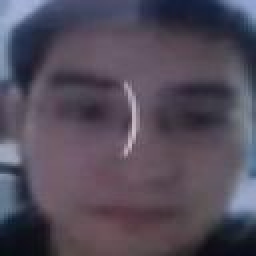
#> input picture dataset/3.jpg, 128 x 128 px, found by its file name (shown 2 times larger)
$ jupyter execute --allow-errors fourier_join.ipynb
#> lines starting #> are read from the running program, lines starting #| are printed output that depends on the picture; pictures that were not available may be replaced by others from this repository, and a replacement may not be noted
[cell 1]
import cv2
import numpy as np

[cell 2]
kernel = np.ones((5,5),np.uint8)
print(kernel)

path = 'C:/testcam/github/fourier_converter/dataset/3.jpg'

img = cv2.imread(path)
#> img is the input picture: shape (128, 128, 3); mean B, G, R 90.3, 76, 83.5
imgGray = cv2.cvtColor(img,cv2.COLOR_BGR2GRAY)
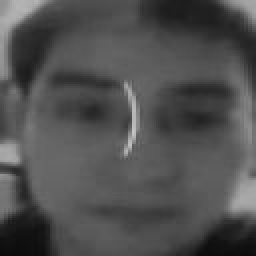
#> imgGray: shape (128, 128) (shown 2 times larger); min 11, max 198, mean 79.9

cv2.imshow("face",img)
cv2.imshow("GrayScale",imgGray)
cv2.waitKey(0)

[cell 3]
path1 = 'C:/testcam/datatest/fakerepic/170906.jpg'
path2 = 'C:/testcam/datatest/fakerepic/170980.jpg'

img1 = cv2.imread(path1)
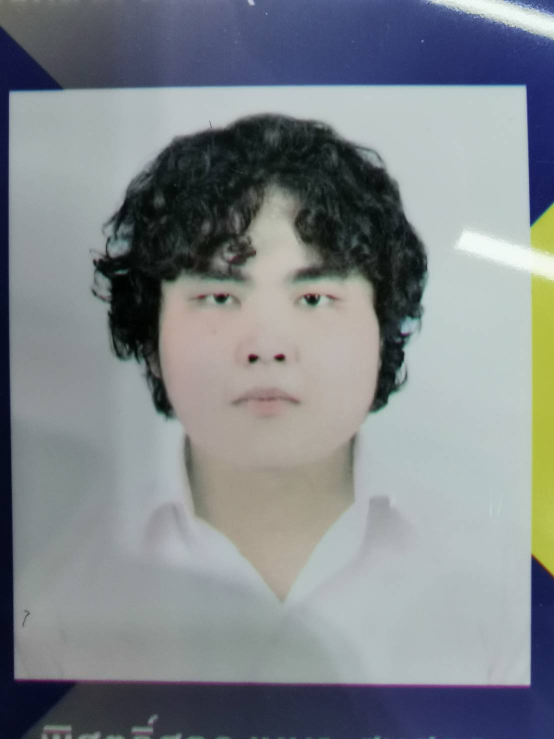
#> input picture dataset/1.jpg, 1108 x 1477 px, given in place of 170906.jpg, which was not available (shown at 1/2 size)
#> img1 is the input picture: shape (1477, 1108, 3); mean B, G, R 137.8, 133.5, 127.8
#img2 = cv2.imread(path2,0)

print(img1.shape)
#| (1477, 1108, 3)
#print(img2.shape)

imgGray = cv2.cvtColor(img1,cv2.COLOR_BGR2GRAY)
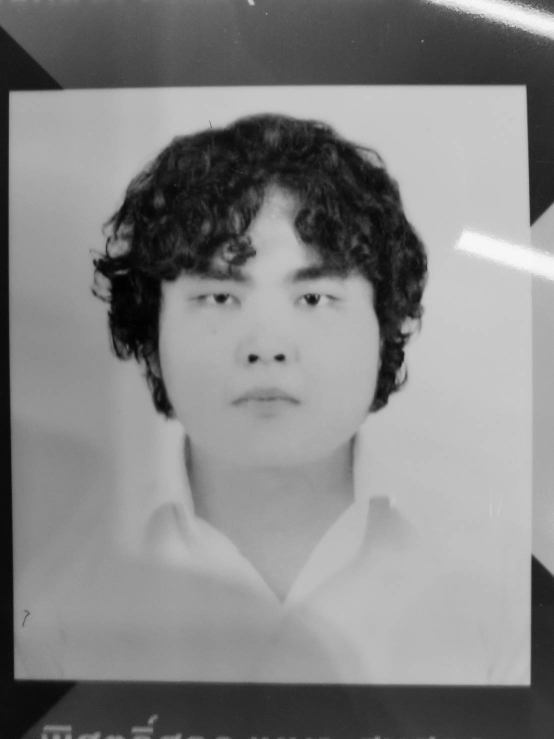
#> imgGray: shape (1477, 1108) (shown at 1/2 size); min 1, max 249, mean 132.3
print(imgGray.shape)
#| (1477, 1108)

img1 = cv2.resize(img1, (0,0), None, 0.5, 0.5)
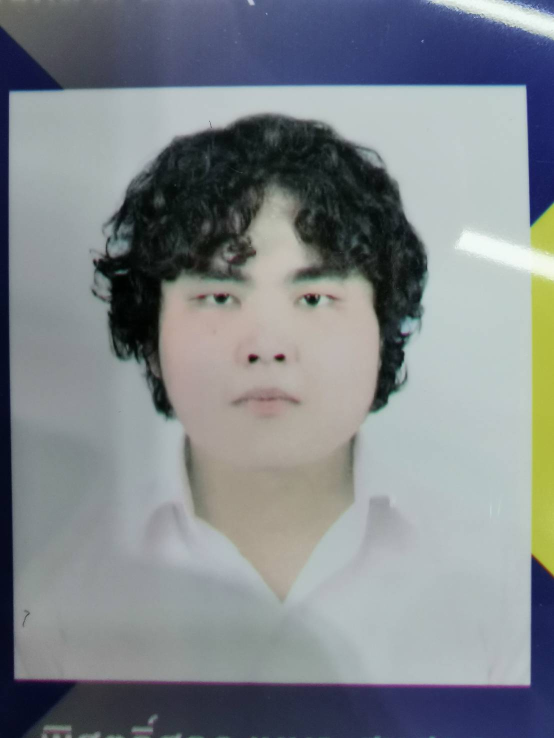
#> img1: shape (738, 554, 3); mean B, G, R 137.9, 133.6, 127.9
imgGray = cv2.resize(imgGray, (0,0), None, 0.5, 0.5)
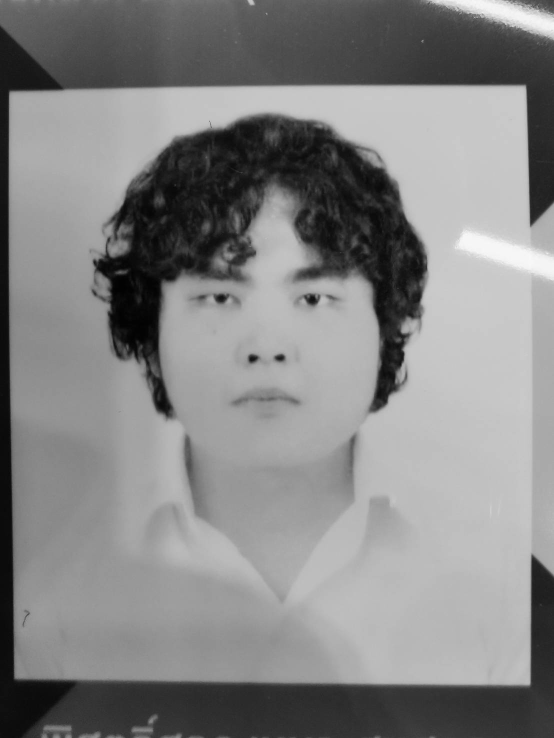
#> imgGray: shape (738, 554); min 1, max 248, mean 132.4

#> (the rest of this cell did not finish here and is left out)
